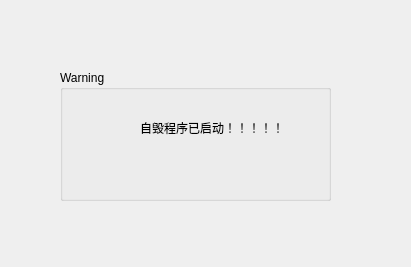
<?xml version="1.0" encoding="UTF-8"?>
<ui version="4.0">
 <class>Dialog</class>
 <widget class="QDialog" name="Dialog">
  <property name="geometry">
   <rect>
    <x>0</x>
    <y>0</y>
    <width>411</width>
    <height>267</height>
   </rect>
  </property>
  <property name="windowTitle">
   <string>Warning</string>
  </property>
  <widget class="QGroupBox" name="groupBox">
   <property name="geometry">
    <rect>
     <x>60</x>
     <y>70</y>
     <width>271</width>
     <height>131</height>
    </rect>
   </property>
   <property name="title">
    <string>Warning</string>
   </property>
   <widget class="QLabel" name="label">
    <property name="geometry">
     <rect>
      <x>80</x>
      <y>50</y>
      <width>151</width>
      <height>16</height>
     </rect>
    </property>
    <property name="text">
     <string>自毁程序已启动！！！！！</string>
    </property>
   </widget>
  </widget>
 </widget>
 <resources/>
 <connections/>
</ui>
